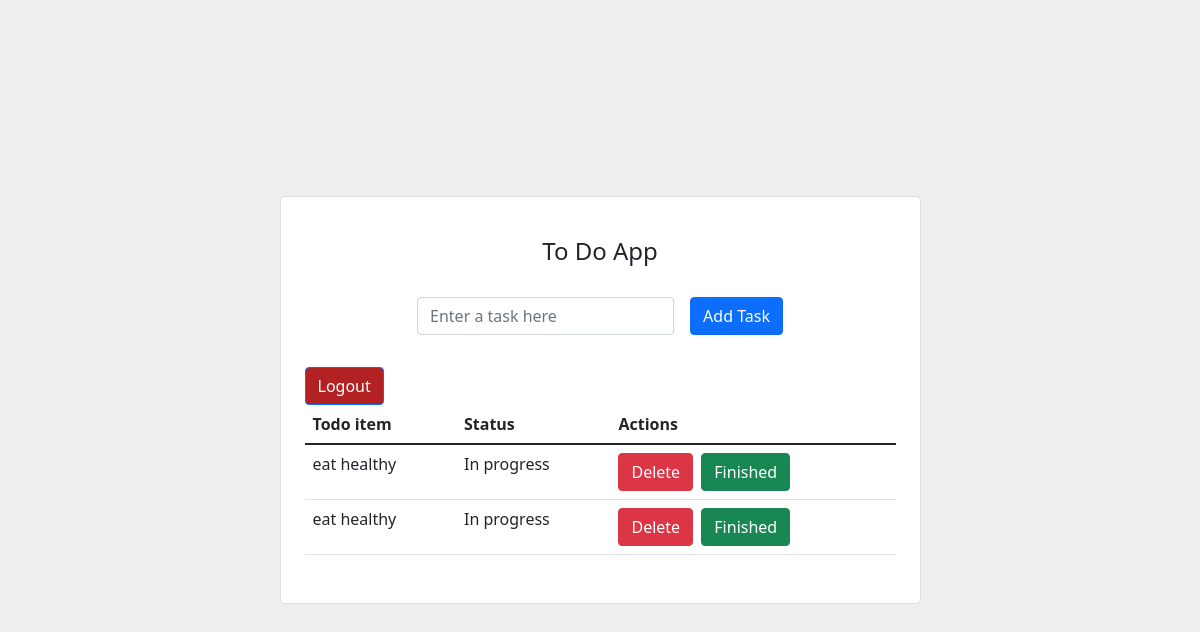
The page / (signed in) on the database its author committed.
### todoapp/models.py (models this page shows, shortened)
class todo(models.Model):
    user = models.ForeignKey(User, on_delete=models.CASCADE)
    todo_name = models.CharField(max_length=1000)
    status = models.BooleanField(default=False)

### todoapp/views.py (the view)
# urls.py: path('', views.home, name='todo'),
@login_required
def home(request):
    if request.method == 'POST':
        task = request.POST.get('task')
        new_todo = todo(user=request.user, todo_name=task)
        new_todo.save()
    all_todos = todo.objects.filter(user = request.user)
    context = {
            'todos': all_todos
    }
    return render(request, 'todoapp/todo.html', context)

### todoapp/templates/todoapp/todo.html (shortened to what this page needs)
<head>
  </head>
  <link rel="stylesheet" href="https://cdn.jsdelivr.net/npm/bootstrap@5.1.3/dist/css/bootstrap.min.css">
  <section class="vh-100" style="background-color: #eee;">
  <div class="container py-5 h-100">
  <div class="row d-flex justify-content-center align-items-center h-100">
  <div class="col col-lg-9 col-xl-7">
  <div class="card rounded-3">
  <div class="card-body p-4">
  <h4 class="text-center my-3 pb-3">To Do App</h4>
  <form method="POST" class="row row-cols-lg-auto g-3 justify-content-center align-items-center mb-4 pb-2">
  <div class="col-12">
  <div class="form-outline">
  <input type="text" id="form1" class="form-control" name="task" placeholder="Enter a task here"/>
  </div>
  </div>
  <div class="col-12">
  <button type="submit" class="btn btn-primary">Add Task</button>
  </div>
  </form>
  <a href="{% url 'logout' %}"<button style="background:firebrick; color: white;" type="submit" class="btn btn-primary">Logout</button></a>
  <table class="table mb-4">
  <thead>
  <tr>
  <th scope="col">Todo item</th>
  <th scope="col">Status</th>
  <th scope="col">Actions</th>
  </tr>
  </thead>
  <tbody>
  {% for i in todos %}
  <tr>
  <td>{{i.todo_name}}</td>
  {% if i.status == True %}
  <td>Completed</td>
  {% else %}
  <td>In progress</td>
  {% endif %}
  <td>
  <a href="{% url 'delete' i.todo_name %}"><button type="submit" class="btn btn-danger">Delete</button></a>
  <a href="{% url 'update' i.todo_name %}"<button type="submit" class="btn btn-success ms-1">Finished</button></a>
  </td>
  </tr>
  {% endfor %}
  </tbody>
  </table>
  </div>
  </div>
  </div>
  </div>
  </div>
  </section>

### rows shown on the page
todo: todo_name "eat healthy", status "In progress"
todo: todo_name "eat healthy", status "In progress"
